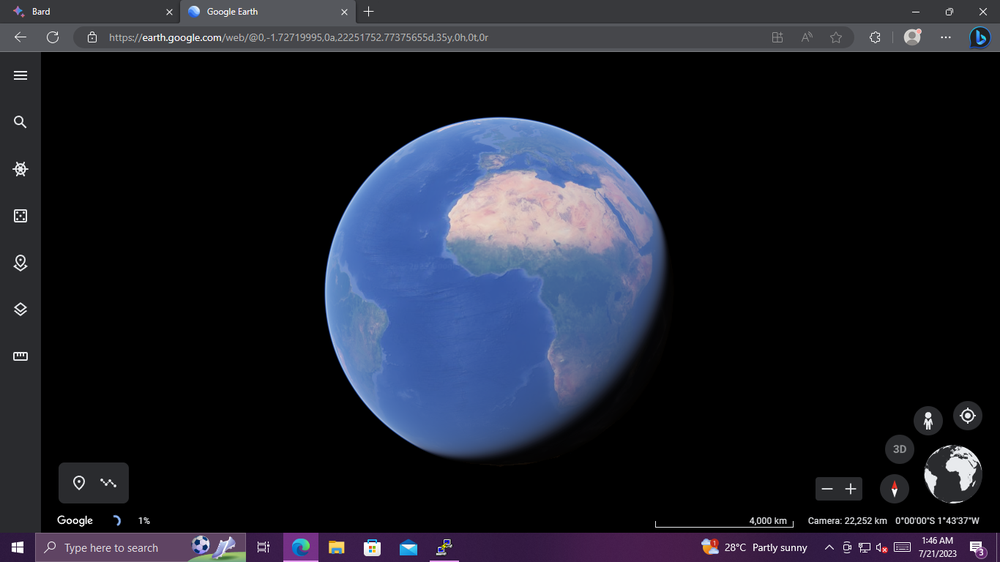
#> input picture avinash/CO1/ss.png, 1000 x 562 px, shrunk from 1366 x 768 before the run, found by its file name
$ jupyter execute 'matrix tansformation.ipynb'
#> lines starting #> are read from the running program, lines starting #| are printed output that depends on the picture
[cell 1]
import numpy as np
from PIL import Image
from scipy import ndimage
from matplotlib import pyplot as plt
img=Image.open("ss.png")
#> img is the input picture: PIL image 1000x562 RGBA; mean R, G, B, A 28.8, 31.4, 42.3, 255
plt.imshow(img)
a=np.array(img)
b=ndimage.rotate(a,180)
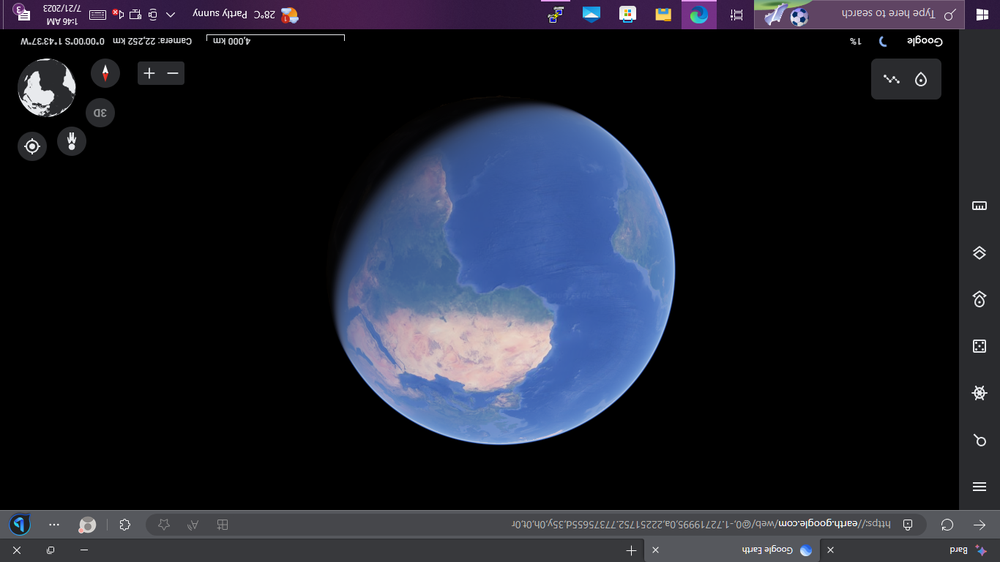
#> b: shape (562, 1000, 4); mean R, G, B, A 28.8, 31.4, 42.3, 255
plt.imshow(b)
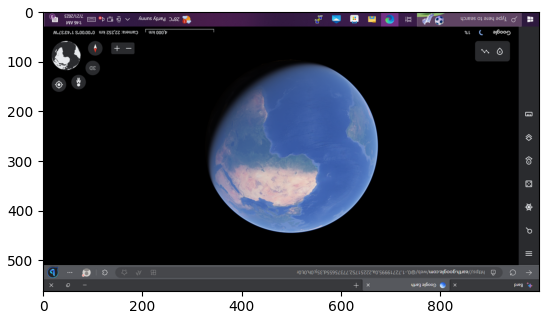
#> figure drawn by matplotlib, 1 panel

[cell 2]
z=ndimage.zoom(b,(1.2,1.2,1))
d=Image.fromarray(z)
plt.imshow(d)
